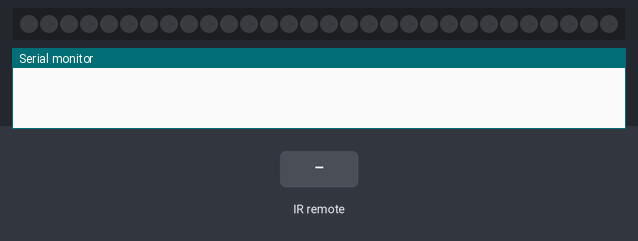
Recording of a sketch running on a simulated Arduino Uno, built with avr-gcc and run on an emulated ATmega328P. On the bench: 30 RGB LEDs in strip order, left to right, the last lines printed to the serial monitor. Inputs (shaded band) come from the test bench.

Above: at 1.2 s.
1.3 s: infrared code 0x16 received
At 1.7 s:
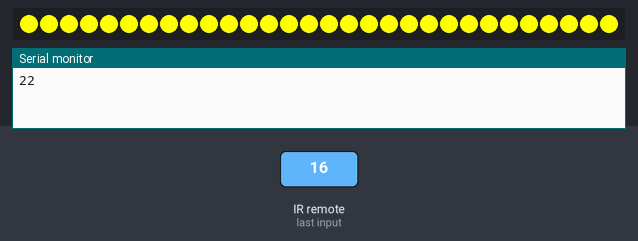
2.8 s: infrared code 0xC received
At 4.0 s:
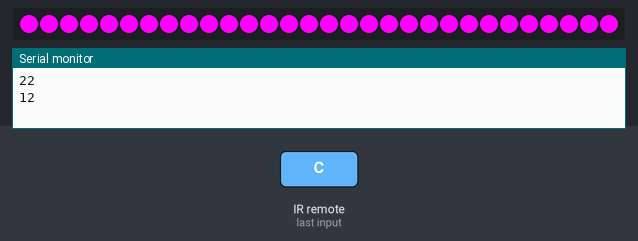
4.3 s: infrared code 0x8 received
At 5.1 s:
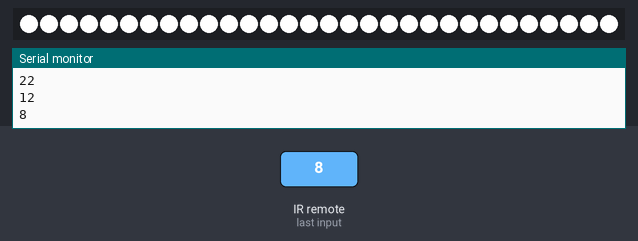
5.8 s: infrared code 0x42 received
At 6.3 s:
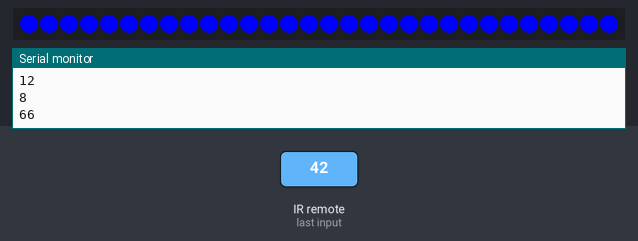
7.3 s: infrared code 0x45 received
At 8.6 s:
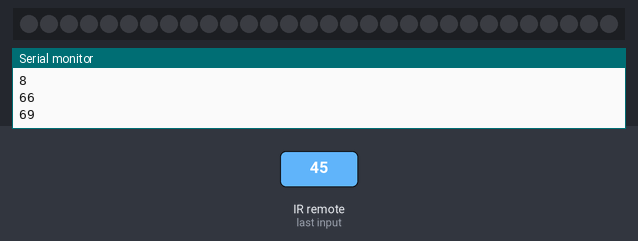
Timing chart, 0 to 9.8 s (numbered marks = the images above; inputs shaded):
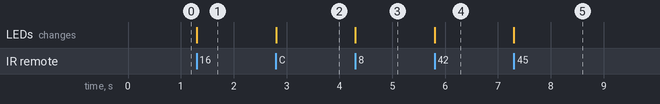

The sketch:

time_flow.ino
```cpp
// (licence header left out)
#include <Arduino.h>

/*
 * Specify which protocol(s) should be used for decoding.
 * If no protocol is defined, all protocols (except Bang&Olufsen) are active.
 * This must be done before the #include <IRremote.hpp>
 */
//#define DECODE_DENON        // Includes Sharp
//#define DECODE_JVC
//#define DECODE_KASEIKYO
//#define DECODE_PANASONIC    // alias for DECODE_KASEIKYO
//#define DECODE_LG
#define DECODE_NEC  // Includes Apple and Onkyo. To enable all protocols , just comment/disable this line.
//#define DECODE_SAMSUNG
//#define DECODE_SONY
//#define DECODE_RC5
//#define DECODE_RC6

//#define DECODE_BOSEWAVE
//#define DECODE_LEGO_PF
//#define DECODE_MAGIQUEST
//#define DECODE_WHYNTER
//#define DECODE_FAST

//#define DECODE_DISTANCE_WIDTH // Universal decoder for pulse distance width protocols
//#define DECODE_HASH         // special decoder for all protocols

//#define DECODE_BEO          // This protocol must always be enabled manually, i.e. it is NOT enabled if no protocol is defined. It prevents decoding of SONY!

//#define DEBUG               // Activate this for lots of lovely debug output from the decoders.

//#define RAW_BUFFER_LENGTH  750 // For air condition remotes it requires 750. Default is 200.

/*
 * This include defines the actual pin number for pins like IR_RECEIVE_PIN, IR_SEND_PIN for many different boards and architectures
 */
#define IR_RECEIVE_PIN_ONE 2
#define IR_RECEIVE_PIN_TWO 3
#define LED_PIN 9
#define NUMPIXELS 30
#include <IRremote.hpp>  // include the library
#include <Adafruit_NeoPixel.h>

Adafruit_NeoPixel strip(NUMPIXELS, LED_PIN, NEO_GRB + NEO_KHZ800);

void setup() {
  Serial.begin(115200);
  while (!Serial)
    ;  // Wait for Serial to become available. Is optimized away for some cores.


  // Just to know which program is running on my Arduino
  // Serial.println(F("START " __FILE__ " from " __DATE__ "\r\nUsing library version " VERSION_IRREMOTE));

  // Start the receiver and if not 3. parameter specified, take LED_BUILTIN pin from the internal boards definition as default feedback LED
  IrReceiver.begin(2, ENABLE_LED_FEEDBACK);
  IrReceiver.begin(3, ENABLE_LED_FEEDBACK);

  // Serial.print(F("Ready to receive IR signals of protocols: "));
  // printActiveIRProtocols(&Serial);
  strip.begin();
  strip.show();
}

void loop() {
  /*
     * Check if received data is available and if yes, try to decode it.
     * Decoded result is in the IrReceiver.decodedIRData structure.
     *
     * E.g. command is in IrReceiver.decodedIRData.command
     * address is in command is in IrReceiver.decodedIRData.address
     * and up to 32 bit raw data in IrReceiver.decodedIRData.decodedRawData
     */
  if (IrReceiver.decode()) {

    /*
         * Print a summary of received data
         */
    if (IrReceiver.decodedIRData.protocol == UNKNOWN) {
      // Serial.println(F("Received noise or an unknown (or not yet enabled) protocol"));
      // We have an unknown protocol here, print extended info
      // IrReceiver.printIRResultRawFormatted(&Serial, true);
      IrReceiver.resume();  // Do it here, to preserve raw data for printing with printIRResultRawFormatted()
    } else {
      // Serial.println();
      Serial.println(IrReceiver.decodedIRData.command);
      switch (IrReceiver.decodedIRData.command) {
        case 22:
          setColor(255, 255, 0);
          break;
        case 12:
          setColor(255, 0, 255);
          break;
        case 8:
          setColor(255, 255, 255);
          break;
        case 66:
          setColor(0, 0, 255);
          break;
        case 69:
          setColor(0, 0, 0);
          break;
      }
      IrReceiver.resume();  // Early enable receiving of the next IR frame
                            // IrReceiver.printIRResultShort(&Serial);
                            // IrReceiver.printIRSendUsage(&Serial);
    }
  }

}

void setColor(uint8_t red, uint8_t green, uint8_t blue) {
  for (int i = 0; i < NUMPIXELS; i++) {
    strip.setPixelColor(i, strip.Color(red, green, blue));
  }
  strip.show();
}
```

Measured:
- after the input at 1.3 s, the LEDs: change at once (image 1)
- after the input at 2.8 s, the LEDs: change at once (image 2)
- after the input at 4.3 s, the LEDs: change at once (image 3)
- after the input at 5.8 s, the LEDs: change at once (image 4)
- after the input at 7.3 s, the LEDs: change at once (image 5)
